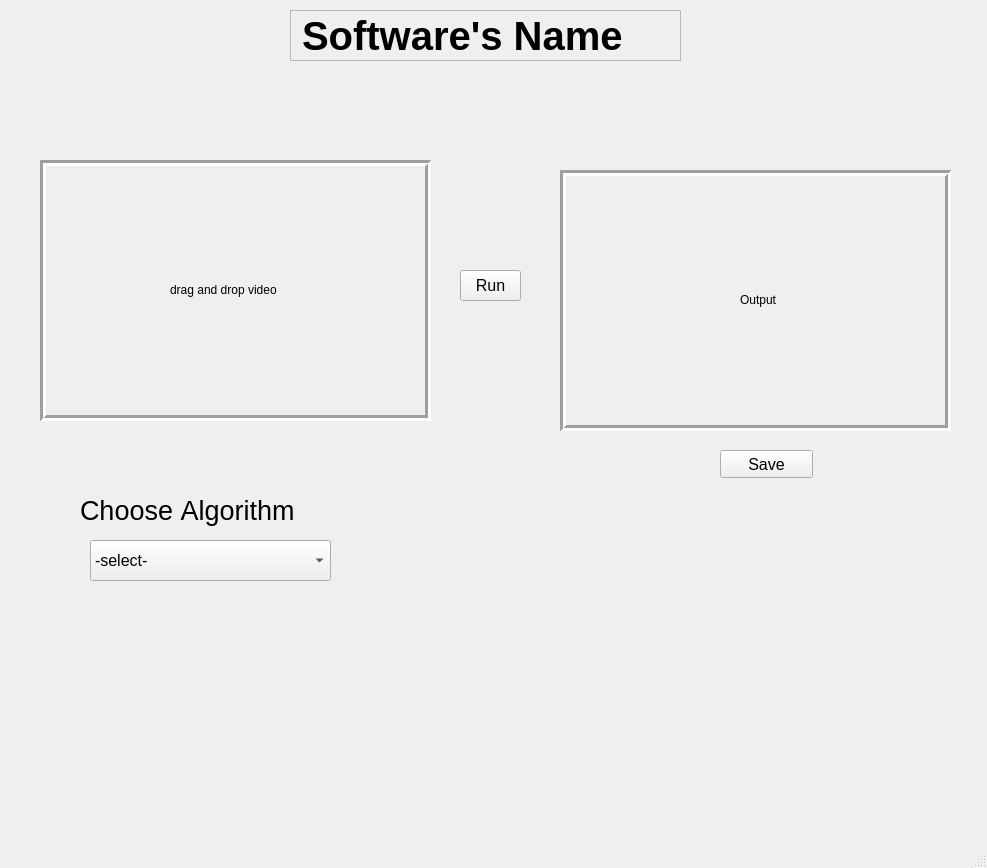
<?xml version="1.0" encoding="UTF-8"?>
<ui version="4.0">
 <class>MainWindow</class>
 <widget class="QMainWindow" name="MainWindow">
  <property name="geometry">
   <rect>
    <x>0</x>
    <y>0</y>
    <width>987</width>
    <height>868</height>
   </rect>
  </property>
  <property name="font">
   <font>
    <family>MS Sans Serif</family>
    <pointsize>12</pointsize>
   </font>
  </property>
  <property name="windowTitle">
   <string>MainWindow</string>
  </property>
  <widget class="QWidget" name="centralwidget">
   <widget class="QFrame" name="input_video_box">
    <property name="geometry">
     <rect>
      <x>40</x>
      <y>160</y>
      <width>391</width>
      <height>261</height>
     </rect>
    </property>
    <property name="frameShape">
     <enum>QFrame::Box</enum>
    </property>
    <property name="frameShadow">
     <enum>QFrame::Sunken</enum>
    </property>
    <property name="lineWidth">
     <number>3</number>
    </property>
    <widget class="QLabel" name="label_2">
     <property name="geometry">
      <rect>
       <x>130</x>
       <y>120</y>
       <width>141</width>
       <height>20</height>
      </rect>
     </property>
     <property name="font">
      <font>
       <pointsize>9</pointsize>
       <italic>false</italic>
      </font>
     </property>
     <property name="text">
      <string>drag and drop video</string>
     </property>
    </widget>
   </widget>
   <widget class="QLabel" name="label">
    <property name="geometry">
     <rect>
      <x>290</x>
      <y>10</y>
      <width>391</width>
      <height>51</height>
     </rect>
    </property>
    <property name="font">
     <font>
      <pointsize>30</pointsize>
      <weight>75</weight>
      <bold>true</bold>
     </font>
    </property>
    <property name="frameShape">
     <enum>QFrame::StyledPanel</enum>
    </property>
    <property name="text">
     <string>Software's Name</string>
    </property>
   </widget>
   <widget class="QFrame" name="output_video_box">
    <property name="geometry">
     <rect>
      <x>560</x>
      <y>170</y>
      <width>391</width>
      <height>261</height>
     </rect>
    </property>
    <property name="frameShape">
     <enum>QFrame::Box</enum>
    </property>
    <property name="frameShadow">
     <enum>QFrame::Sunken</enum>
    </property>
    <property name="lineWidth">
     <number>3</number>
    </property>
    <widget class="QLabel" name="label_4">
     <property name="geometry">
      <rect>
       <x>180</x>
       <y>120</y>
       <width>51</width>
       <height>20</height>
      </rect>
     </property>
     <property name="font">
      <font>
       <pointsize>9</pointsize>
       <italic>false</italic>
      </font>
     </property>
     <property name="text">
      <string>Output</string>
     </property>
    </widget>
   </widget>
   <widget class="QLabel" name="label_3">
    <property name="geometry">
     <rect>
      <x>80</x>
      <y>490</y>
      <width>291</width>
      <height>41</height>
     </rect>
    </property>
    <property name="font">
     <font>
      <pointsize>20</pointsize>
      <weight>50</weight>
      <italic>false</italic>
      <bold>false</bold>
      <underline>false</underline>
      <strikeout>false</strikeout>
      <kerning>false</kerning>
     </font>
    </property>
    <property name="text">
     <string>Choose Algorithm</string>
    </property>
   </widget>
   <widget class="QComboBox" name="comboBox">
    <property name="geometry">
     <rect>
      <x>90</x>
      <y>540</y>
      <width>241</width>
      <height>41</height>
     </rect>
    </property>
    <item>
     <property name="text">
      <string>-select-</string>
     </property>
    </item>
    <item>
     <property name="text">
      <string>Algorithm 1</string>
     </property>
    </item>
    <item>
     <property name="text">
      <string>Algorithm 2</string>
     </property>
    </item>
    <item>
     <property name="text">
      <string>Algorithm 3</string>
     </property>
    </item>
   </widget>
   <widget class="QPushButton" name="save_button">
    <property name="geometry">
     <rect>
      <x>720</x>
      <y>450</y>
      <width>93</width>
      <height>28</height>
     </rect>
    </property>
    <property name="text">
     <string>Save</string>
    </property>
   </widget>
   <widget class="QToolButton" name="run_button">
    <property name="geometry">
     <rect>
      <x>460</x>
      <y>270</y>
      <width>61</width>
      <height>31</height>
     </rect>
    </property>
    <property name="font">
     <font>
      <family>MS Sans Serif</family>
      <pointsize>12</pointsize>
     </font>
    </property>
    <property name="text">
     <string>Run</string>
    </property>
   </widget>
  </widget>
  <widget class="QMenuBar" name="menubar">
   <property name="geometry">
    <rect>
     <x>0</x>
     <y>0</y>
     <width>987</width>
     <height>26</height>
    </rect>
   </property>
  </widget>
  <widget class="QStatusBar" name="statusbar"/>
 </widget>
 <tabstops>
  <tabstop>run_button</tabstop>
  <tabstop>save_button</tabstop>
  <tabstop>comboBox</tabstop>
 </tabstops>
 <resources/>
 <connections/>
</ui>
